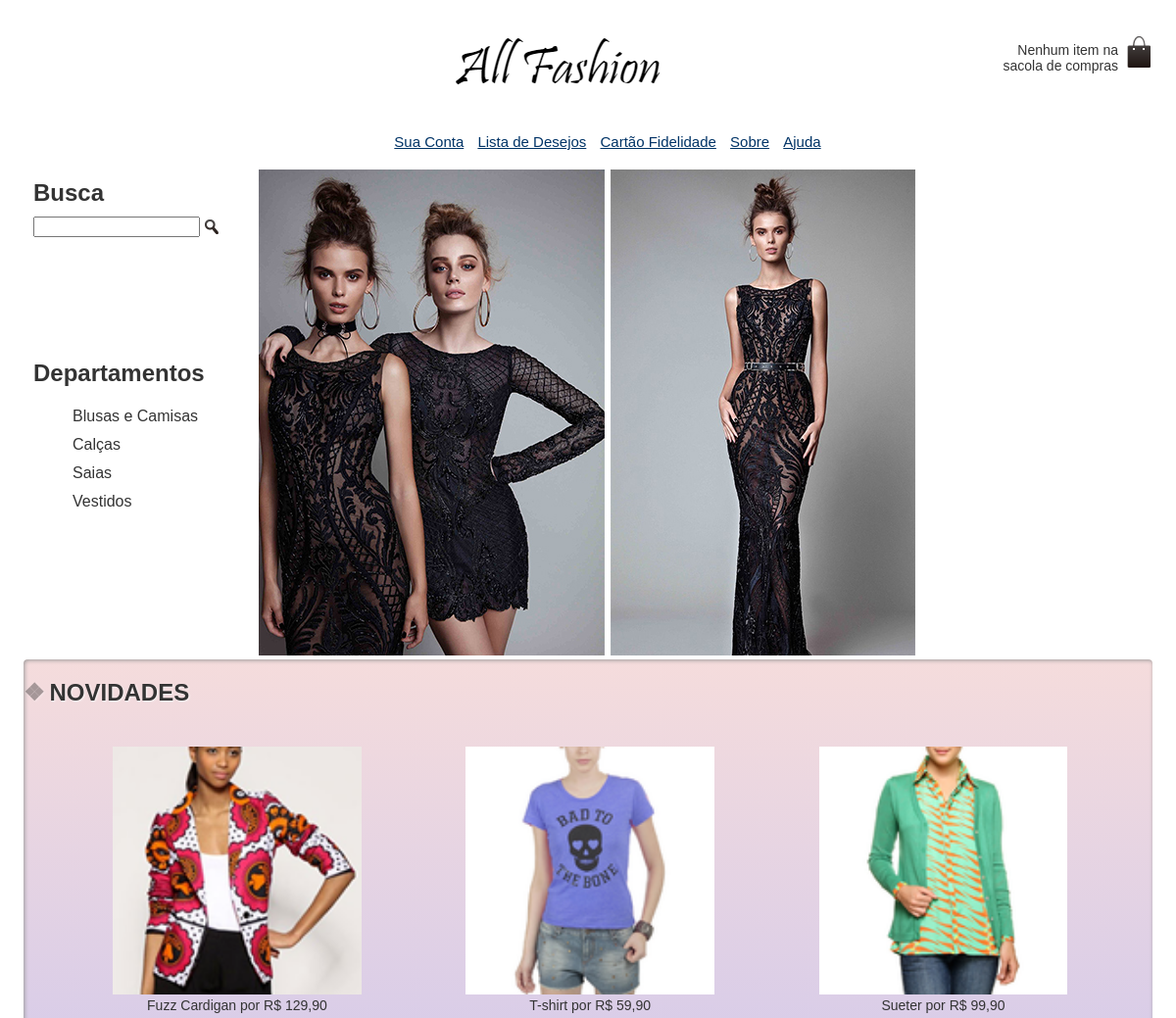
Before: / (upper part) with the older database file.
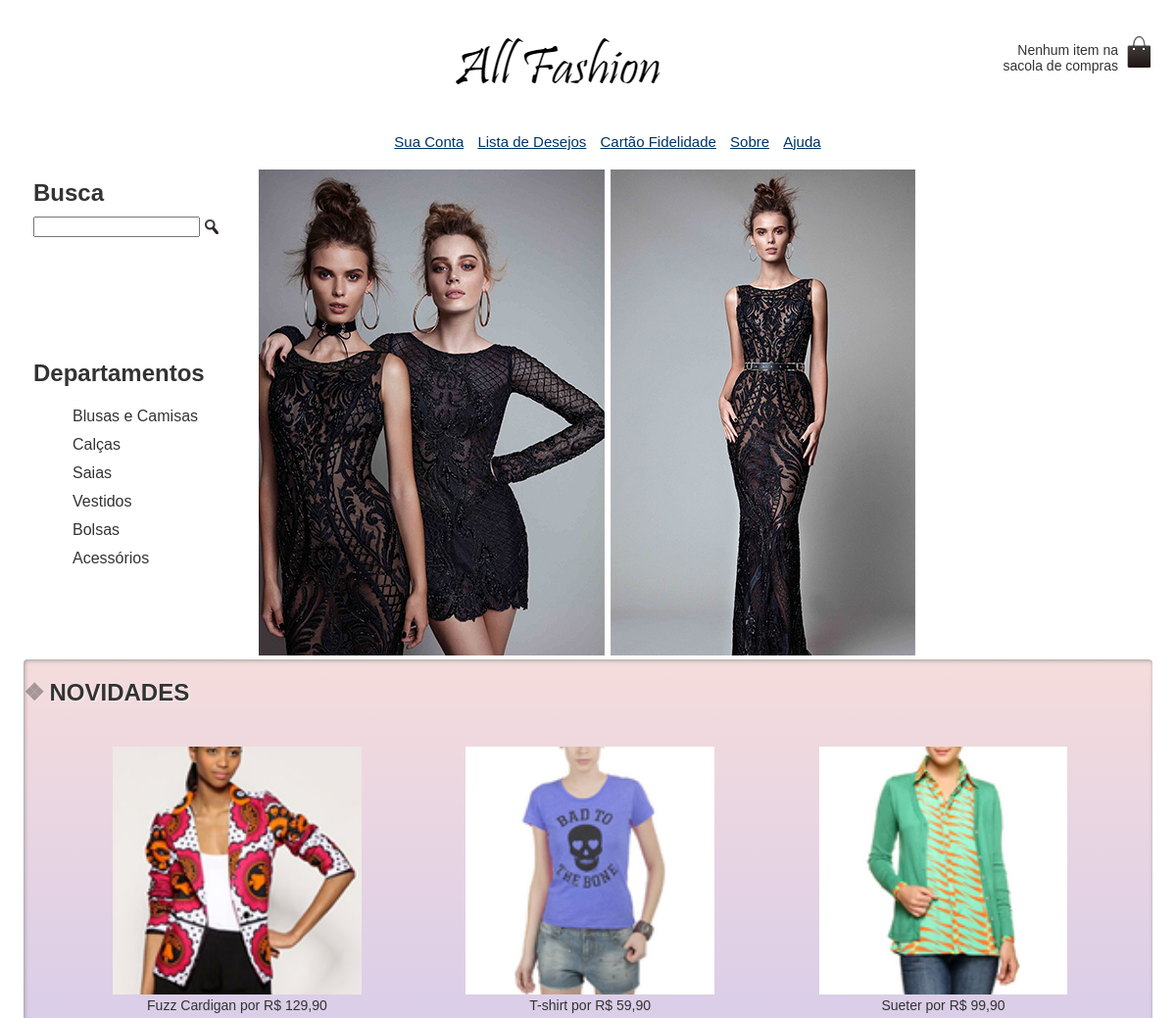
After: the same page with the newer database file.
### tables this page shows
CREATE TABLE `categorias` (
  `id` int(11) NOT NULL,
  `descricao` varchar(45) DEFAULT NULL,
  `ativo` char(1) DEFAULT 'S'
);

### config/conexao.php (called while the page is built, shortened)
<?php
class Conexao {
    private $con = null;
    private $host = "localhost";
    private $user = "root";
    private $pass = "";
    private $database = "allfashion";
    public function conecta() {
        $this->con = mysqli_connect($this->host, $this->user, $this->pass, $this->database) or die("Erro ao conectar ao servidor &raquo; " . mysqli_connect_errno());
        return $this->con;
    }
    public function executa ($sql) {
        $re = $this->con->query($sql);
        return $re;
    }
}

### index.php (the view, shortened to what this page needs)
<!DOCTYPE html>
<html>
<head>
  <link rel="stylesheet" href="css/estilos.css">
  <link rel="stylesheet" href="css/mobile.css" media="(max-width: 939px)">
  <?php
    include_once 'config/conexao.php';
    $db = new Conexao();
  ?>
</head>
<body>
  <header class="container">
    <h1>
      <img src="img/logo12.png" alt="all fashion">
    </h1>
    <p class="sacola">
      Nenhum item na sacola de compras
    </p>
    <nav class="menu-opcoes">
      <ul>
        <li>
          <a href="#">Sua Conta</a>
        </li>
        <li>
          <a href="#">Lista de Desejos</a>
        </li>
        <li>
          <a href="#">Cartão Fidelidade</a>
        </li>
        <li>
          <a href="sobre.php">Sobre</a>
        </li>
        <li>
          <a href="#">Ajuda</a>
        </li>
      </ul>
    </nav>
  </header>
  <div class="container destaque">
    <section class="busca">
      <h2>Busca</h2>
      <form>
        <input type="search">
        <input type="image" src="img/busca.png">
      </form>
    </section>
    <section class="menu-departamentos">
      <h2>Departamentos</h2>
      <?php
        $categorias = $db->executa("SELECT * FROM CATEGORIAS");
      ?>
      <nav>
        <ul>
          <?php while ($row = $categorias->fetch_array(MYSQLI_ASSOC)) { ?>
            <li>
              <a href="produto.php"><?php echo utf8_encode($row['descricao']); ?></a>
            </li>
          <?php } ?>
          </ul>
      </nav>
    </section>
    <img src="img/destaque-home.png" alt="Promoção: ">
  </div>
  <div class="container paineis">
    <section class="painel novidades painel-compacto">
      <h2>Novidades</h2>
      <ol>
        <li>
          <a href="produto.html">
            <figure>
              <img src="img/produtos/miniatura1.png">
              <figcaption>Fuzz Cardigan por R$ 129,90</figcaption>
            </figure>
          </a>
        </li>
        <li>
          <a href="produto.html">
            <figure>
              <img src="img/produtos/miniatura2.png">
              <figcaption>T-shirt por R$ 59,90</figcaption>
            </figure>
          </a>
        </li>
        <li>
          <a href="produto.html">
            <figure>
              <img src="img/produtos/miniatura3.png">
              <figcaption>Sueter por R$ 99,90</figcaption>
            </figure>
          </a>
        </li>
      </ol>
    </section>
  </div>
</body>
</html>

### css/estilos.css (style rules this page uses)
.sacola { background: url(../img/sacola.png) no-repeat top right; font-size:14px; width:140px; padding-right:35px; text-align:right; padding-top: 8px; position:absolute; top:0; right:0; }
.menu-opcoes ul { font-size: 15px; }
.menu-opcoes a { color: #003366; }
body { color: #333333; font-family: "Lucida Sans Unicode", "Lucida Grande", sans-serif; margin: 0; }
ul { list-style: none; position: relative; }
ul li { display: block; }
.menu-opcoes ul li { display: inline-block; margin: 5px; }
.container { margin: 0 auto; width: 96%; }
header { position: relative; }
.menu-opcoes { bottom: 0; right: 0; position: static; text-align: center; }
.busca, .menu-departamentos { margin-right: 10px; width: 230px; float: left; height: 174px; }
.busca h2, .busca form, .menu-departamentos h2 { margin: 10px; }
.menu-departamentos li { background-color: white; margin-bottom: 1px; padding: 5px 10px; }
.menu-departamentos a { color: #333333; text-decoration: none; }
.busca input { vertical-align: middle; }
.busca input[type=search] { width: 170px; }
.menu-departamentos { clear: left; margin-top: 10px; padding-bottom: 10px; }
.destaque { margin-top: 10px; }
.painel { width: auto; }
.novidades { float: left; background-color: #f5dcdc; background: linear-gradient(#f5dcdc, #bebef4); background-color: rgb(170, 167, 167); }
.painel li { display: inline-block; vertical-align: top; width: 30%; margin: 1%; padding-bottom: 10px; }
.painel img { width: 100%; }
.painel h2 { font-size: 24px; font-weight: bold; text-transform: uppercase; margin-bottom: 10px; }
.painel a { color: #333; font-size: 14px; text-align: center; text-decoration: none; }
.painel h2:before { content: '\2756'; padding-right: 5px; opacity: 0.4; }
.painel { border-radius: 4px; box-shadow: inset 1px 1px 4px #999; }
.painel h2 { text-shadow: 1px 1px 2px rgba(255,255,255,0.8); }
.painel li { transition: 0.7s ease-out; }
.busca { border-top-left-radius: 4px; border-top-right-radius: 4px; }
header h1 { text-align: center; }
header h1 img { max-width: 50%; }
.busca, .menu-departamentos, .destaque img { margin-left: 0; }

### css/mobile.css (style rules this page uses)
.container { width: 96%; }

Changed rows visible on the page:
added categorias: descricao "Bolsas"
added categorias: descricao "Acessórios"
